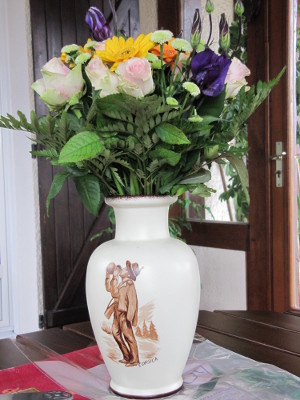
#> input picture DataTP3/image.jpg, 300 x 400 px
$ python calcul_gradient_sift.py   (older library calls are emulated)
#> lines starting #> are read from the running program, lines starting #| are printed output that depends on the picture; long printed decimals are rounded
# ============================================================
# TP3 : DETECTION ET MISE EN CORRESPONDANCE DE POINTS D'INTERET
#
# PARTIE III : CALCUL DES DESCRIPTEURS SIFT
#
# Question 1 :
# Charger une image de test I et ecrire une fonction gradient(I)
# pour calculer le module Ig du gradient en utilisant les masques
# de Sobel, ainsi que Ior = orientation(Ix, Iy, Ig) pour calculer
# l'orientation du gradient en chaque pixel.
# ============================================================

import cv2
import numpy as np
import matplotlib.pyplot as plt

def gradient(I):
    Ix = cv2.Sobel(I, cv2.CV_64F, 1, 0, ksize=3)
    Iy = cv2.Sobel(I, cv2.CV_64F, 0, 1, ksize=3)

    Ig = np.sqrt(Ix**2 + Iy**2)

    return Ix, Iy, Ig

def orientation(Ix, Iy, Ig):
    Ior = np.degrees(np.arctan2(Iy, Ix))
    Ior = (Ior + 360) % 360
    return Ior

# 1. Chargement de l'image
I = cv2.imread("DataTP3/image.jpg", cv2.IMREAD_GRAYSCALE)
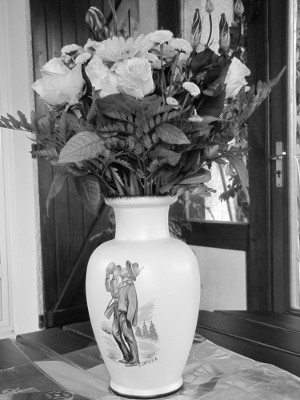
#> I: shape (400, 300); min 0, max 255, mean 121.5

if I is None:
    raise FileNotFoundError("Image introuvable.")

# 2. Calcul du gradient
Ix, Iy, Ig = gradient(I)
#> in gradient, `Ix = cv2.Sobel(I, cv2.CV_64F, 1, 0, ksize=3)`:
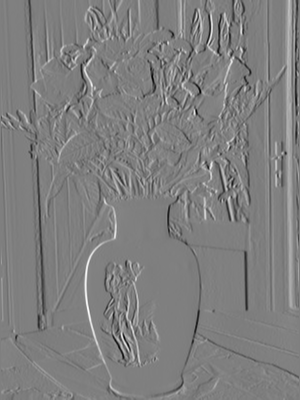
#> Ix: shape (400, 300) float64; min -795, max 796, mean -1.1; drawn with min black and max white
#> in gradient, `Iy = cv2.Sobel(I, cv2.CV_64F, 0, 1, ksize=3)`:
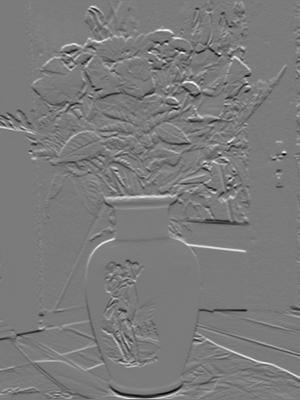
#> Iy: shape (400, 300) float64; min -683, max 730, mean 1.2; drawn with min black and max white
#> in gradient, `Ig = np.sqrt(Ix**2 + Iy**2)`:
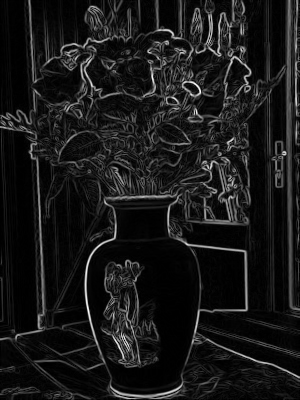
#> Ig: shape (400, 300) float64; min 0, max 807.9, mean 78.7; drawn with min black and max white

# 3. Calcul de l'orientation
Ior = orientation(Ix, Iy, Ig)
#> in orientation, `Ior = np.degrees(np.arctan2(Iy, Ix))`:
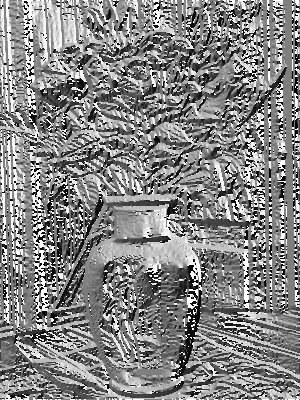
#> Ior: shape (400, 300) float64; min -179.9, max 180, mean 8; drawn with min black and max white
#> in orientation, `Ior = (Ior + 360) % 360`:
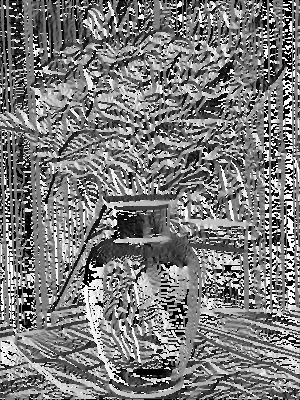
#> Ior: shape (400, 300) float64; min 0, max 359.9, mean 174.2; drawn with min black and max white

# 4. Normalisation pour la visualisation
Ig_display = cv2.normalize(Ig, None, 0, 255, cv2.NORM_MINMAX)

# 5. Affichage des resultats
plt.figure(figsize=(14, 8))

plt.subplot(2, 2, 1)
plt.imshow(I, cmap="gray")
plt.title("Image originale")
plt.axis("off")

plt.subplot(2, 2, 2)
plt.imshow(Ix, cmap="gray")
plt.title("Gradient horizontal Ix")
plt.axis("off")

plt.subplot(2, 2, 3)
plt.imshow(Iy, cmap="gray")
plt.title("Gradient vertical Iy")
plt.axis("off")

plt.subplot(2, 2, 4)
plt.imshow(Ig_display, cmap="gray")
plt.title("Module du gradient Ig")
plt.axis("off")

plt.tight_layout()
plt.show()

# 6. Affichage des informations
print("Dimensions de l'image :", I.shape)
#| Dimensions de l'image : (400, 300)
print("Dimensions du module :", Ig.shape)
#| Dimensions du module : (400, 300)
print("Dimensions de l'orientation :", Ior.shape)
#| Dimensions de l'orientation : (400, 300)
print("Orientation minimale :", Ior.min())
#| Orientation minimale : 0.0
print("Orientation maximale :", Ior.max())
#| Orientation maximale : 359.872
